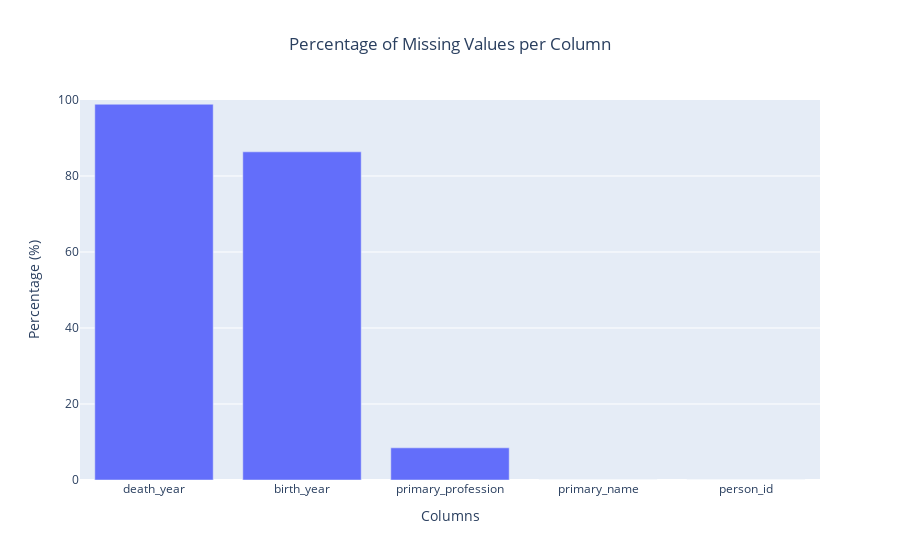

Write notebook code for a chart like this one.
### Code cell
missing_values(imdb_df)

### Figure 1 — Plotly figure (JSON) as saved in the notebook; plotly's stock layout.template omitted (floating-point values rounded to 4 significant figures)
{"data": [{"alignmentgroup": "True", "hovertemplate": "Columns=%{x}<br>Percentage (%)=%{y}<extra></extra>", "legendgroup": "", "marker": {"color": "#636efa"}, "name": "", "offsetgroup": "", "orientation": "v", "showlegend": false, "textposition": "auto", "type": "bar", "x": ["death_year", "birth_year", "primary_profession", "primary_name", "person_id"], "xaxis": "x", "y": [98.88, 86.36, 8.463, 0, 0], "yaxis": "y"}], "layout": {"barmode": "relative", "legend": {"tracegroupgap": 0}, "title": {"text": "Percentage of Missing Values per Column", "x": 0.5}, "xaxis": {"anchor": "y", "domain": [0, 1], "title": {"text": "Columns"}}, "yaxis": {"anchor": "x", "domain": [0, 1], "range": [0, 100], "title": {"text": "Percentage (%)"}}}}
